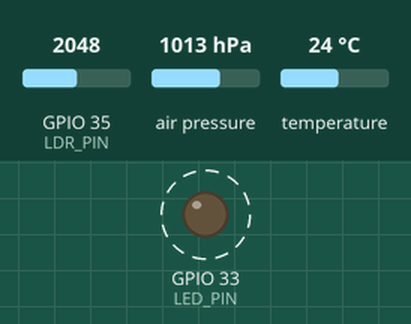
Simulated run of this sketch. Board: ESP32. Parts: output pins drawn as LEDs (lit = HIGH). Dashed ring = blinking. Inputs (shaded band) come from the test bench; at power-on: GPIO 35 (LDR_PIN) = 2048, air pressure 1013 hPa, temperature 24 °C. Storage starts empty; what the sketch prints to the serial monitor is not drawn.

Above: at 0.2 s.
Timing chart, 0 to 3.0 s (numbered marks = the images above):
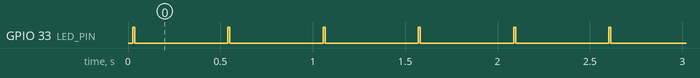

The sketch:

data_logger_sd.ino
```cpp
#include "FS.h"
#include "SD.h"
#include "SPI.h"

#include <Adafruit_BMP085.h>

#define LED_PIN 33
#define LDR_PIN 35
File readings;
Adafruit_BMP085 bmp;
char payload[80]; //definimos un char que estaremos llenando y vaciando.


void setup() {
  pinMode(LED_PIN,OUTPUT);
  Serial.begin(115200);
  bmp.begin();
  if (!SD.begin()){
    Serial.println("Card Mount Failed");
    return;
  }

}

void loop() {
  sprintf(payload,"%d,%3.2f,%d",
          bmp.readPressure(),
          bmp.readTemperature(),
          analogRead(LDR_PIN));
  digitalWrite(LED_PIN,HIGH);
    readings = SD.open("/lecturas_sensor.csv",FILE_APPEND);
    readings.println(payload);
    readings.close();
    Serial.println(payload);
  digitalWrite(LED_PIN,LOW);
    delay(500);
}
```

Measured:
- by itself, GPIO 33 (LED_PIN): alternates HIGH for 0.01 s and LOW for 0.51 s
